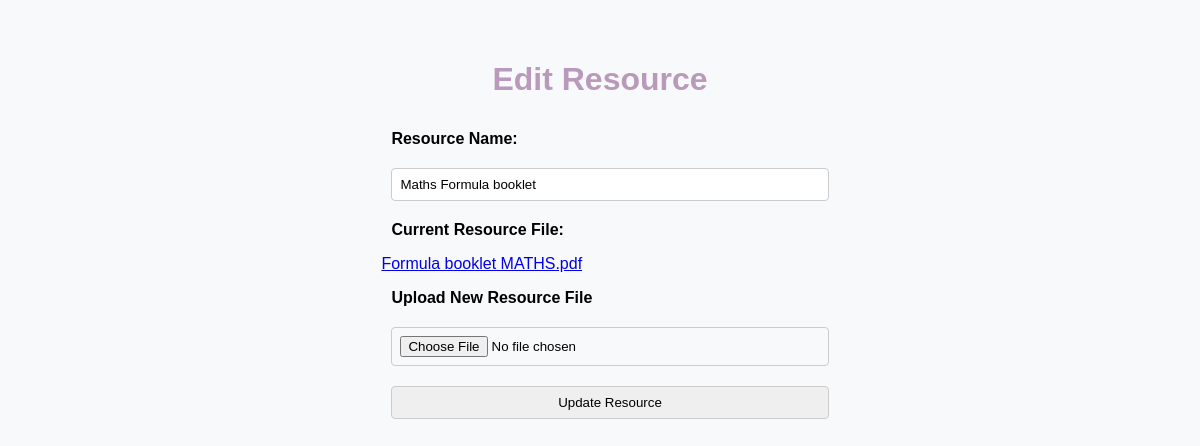
The app's page /admin/edit_resource.php?id=35 (signed in) with its own data.
### tables this page shows
CREATE TABLE `tbResource` (
  `ID` int NOT NULL,
  `subjectID` int NOT NULL,
  `resourceName` varchar(100) NOT NULL,
  `fileName` varchar(1000) DEFAULT NULL,
  `createdAt` timestamp NOT NULL DEFAULT CURRENT_TIMESTAMP
);

### admin/edit_resource.php (the view, shortened to what this page needs)
<?php
include_once('../config/config.php');
if (isset($_GET['id'])) {
    $resourceId = $_GET['id'];
    $sql = "SELECT * FROM tbResource WHERE ID = :id";
    $stmt = $conn->prepare($sql);
    $stmt->bindParam(':id', $resourceId, PDO::PARAM_INT);
    $stmt->execute();
    $resource = $stmt->fetch(PDO::FETCH_ASSOC);
} else {
    die("ID not provided!");
}
?>
<html lang="en-IN">
<head>
    <link type="text/css" rel="stylesheet" href="../public/css/admin.css"/>
</head>
<body>
    <div class="content">
        <h1>Edit Resource</h1>
        <form class="form-group" method="POST" enctype="multipart/form-data">
            <label for="resourceName">Resource Name:</label>
            <input type="text" name="resourceName" value="<?php echo htmlspecialchars($resource['resourceName']); ?>" required>
            <label for="currentFile">Current Resource File:</label>
            <p>
                <?php
                if ($resource['fileName']) {
                    $filePath = "../images/resources/" . $resource['fileName'];
                    $fileExtension = strtolower(pathinfo($filePath, PATHINFO_EXTENSION));
                    if (in_array($fileExtension, ['jpg', 'jpeg', 'png'])) {
                        echo "<img src=\"$filePath\" alt=\"Resource Image\" style=\"width: 100px; height: 100px;\">";
                    } else {
                        echo "<a href=\"$filePath\" target=\"_blank\"> " . $resource['fileName'] . "</a>";
                    }
                } else {
                    echo "No file uploaded.";
                }
                ?>
            </p>
            <label for="resourceFile">Upload New Resource File</label>
            <input type="file" name="resourceFile">
            <input type="submit" value="Update Resource">
        </form>
    </div>
</body>
</html>

### public/css/admin.css (style rules this page uses)
body { margin: 0; font-family: 'Arial', sans-serif; }
.content { display: flex; flex-direction: column; align-items: center; margin: 40px; }
body { font-family: Arial, sans-serif; background-color: #f8f9fa; margin: 0; padding: 0; }
h1 { text-align: center; color:#BA9ABA; }
.form-group { margin-bottom: 15px; }
.form-group label { display: block; font-weight: bold; margin-bottom: 15px; }
.form-group input, .form-group select { width: 100%; padding: 10px; border: 1px solid #ccc; border-radius: 4px; }
.form-group label { display: block; margin-bottom: 5px; margin: 10px; }
.form-group input, .form-group textarea { width: 100%; padding: 8px; box-sizing: border-box; margin: 10px; }

### records on screen
tbresource: resourceName "Maths Formula booklet", fileName "Formula booklet MATHS.pdf"
